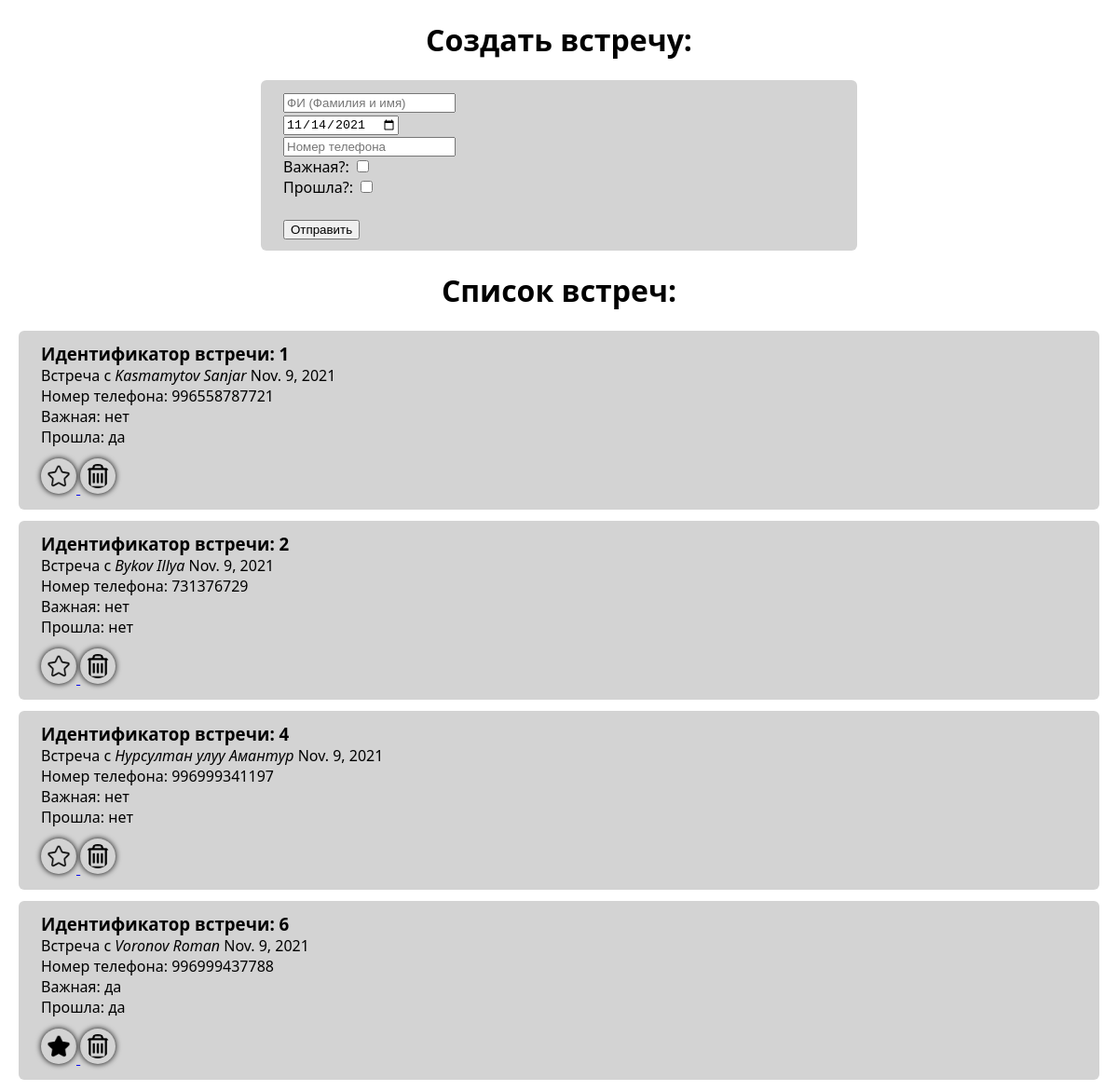
Screenshot of /meetings/ with the database file from the repository.
### main/models.py (models this page shows)
class ToMeet(models.Model):
    persone = models.CharField(max_length=32)
    phone_number = models.CharField(max_length=12)
    date_meeting = models.DateField()
    is_done = models.BooleanField(default=False)
    is_favorite = models.BooleanField(default=False)

### main/views.py (the view)
# urls.py: path('meetings/', meetings, name="meetings"),
def meetings(req):
    tomeet_list = ToMeet.objects.all()
    return render(req, "meetings.html", { "tomeet_list": tomeet_list })

### main/templates/meetings.html (shortened to what this page needs)
{% load static %}
<!DOCTYPE html>
<html lang="en">
<head>
    <link rel="stylesheet" href="{% static 'generic.css' %}"">
</head>
<body>
    <h1>Создать встречу:</h1>
    <div class="prompt">
        <form action="{% url 'add-meeting' %}" method="post">
            <input type="text" name="meeting-persone" placeholder="ФИ (Фамилия и имя)"><br>
            <input type="date" name="meeting-date" placeholder="Дата"><br>
            <input type="text" name="meeting-phonenumber" placeholder="Номер телефона"><br>
            Важная?: <input type="checkbox" name="meeting-favorite"><br>
            Прошла?: <input type="checkbox" name="meeting-done"><br>
            <br>
            <button>Отправить</button>
        </form>
    </div>
    <h1>Список встреч:</h1>
    {% for meeting in tomeet_list %}
        <div>
            <h3>Идентификатор встречи: {{ meeting.id }}</h3>
            <p>Встреча с <i>{{ meeting.persone }}</i> {{ meeting.date_meeting }}</p>
            <p>Номер телефона: {{ meeting.phone_number }}</p>
            <p>Важная: {% if meeting.is_favorite %}да{% else %}нет{% endif %}</p>
            <p>Прошла: {% if meeting.is_done %}да{% else %}нет{% endif %}</p>
            <a href="{% url 'mark-meeting' meeting.id %}">
                {% if meeting.is_favorite %}
                    <img src="{% static 'assets/starred.png' %}" alt="Unfavorite">
                {% else %}
                    <img src="{% static 'assets/unstarred.png' %}" alt="Favorite">
                {% endif %}
            </a>
            <a href="{% url 'delete-meeting' meeting.id %}"><img src="{% static 'assets/bin.png' %}" alt="Delete"></a>
        </div>
    {% endfor %}
</body>
</html>

### main/static/generic.css (style rules this page uses)
body { font-family: 'Segoe UI', Tahoma, Geneva, Verdana, sans-serif; }
h1 { text-align: center; }
div { padding: 12px 24px; background-color: lightgray; border-radius: 6px; margin: 12px; }
div h3, div p { margin: 0; }
div img { width: 26px; height: 26px; padding: 6px; margin-top: 12px; cursor: pointer; border-radius: 50%; filter: brightness(-100%); box-shadow: 0 0 6px black; }
.prompt { width: 50%; display: flex; margin: 0 auto; }

### rows the page displays
ToMeet: id "1", persone "Kasmamytov Sanjar", date_meeting "Nov. 9, 2021", phone_number "996558787721", is_favorite "нет", is_done "да"
ToMeet: id "2", persone "Bykov Illya", date_meeting "Nov. 9, 2021", phone_number "731376729", is_favorite "нет", is_done "нет"
ToMeet: id "4", persone "Нурсултан улуу Амантур", date_meeting "Nov. 9, 2021", phone_number "996999341197", is_favorite "нет", is_done "нет"
ToMeet: id "6", persone "Voronov Roman", date_meeting "Nov. 9, 2021", phone_number "996999437788", is_favorite "да", is_done "да"
